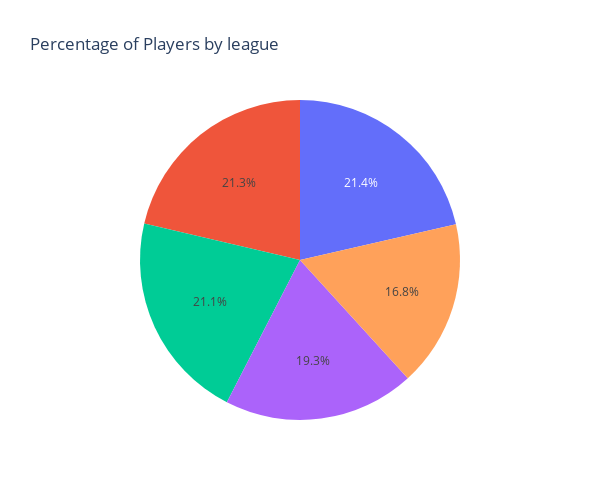

The notebook cell saved with this chart:
### Code cell
# Create a pie chart for number of players per league (Analysis note: Bundesliga has a less number of players since it has 18 clubs vs other leagues has 20 teams)
px.pie(player_by_league_df,labels='league',values='player',width=600,height=500,title='Percentage of Players by league',color='player')

### Figure 1 — Plotly figure (JSON) as saved in the notebook; plotly's stock layout.template omitted (floating-point values rounded to 4 significant figures)
{"data": [{"customdata": [[478], [476], [471], [431], [375]], "domain": {"x": [0, 1], "y": [0, 1]}, "hovertemplate": "player=%{customdata[0]}<extra></extra>", "legendgroup": "", "marker": {"colors": ["#636efa", "#EF553B", "#00cc96", "#ab63fa", "#FFA15A"]}, "name": "", "showlegend": false, "type": "pie", "values": [478, 476, 471, 431, 375]}], "layout": {"height": 500, "legend": {"tracegroupgap": 0}, "title": {"text": "Percentage of Players by league"}, "width": 600}}
